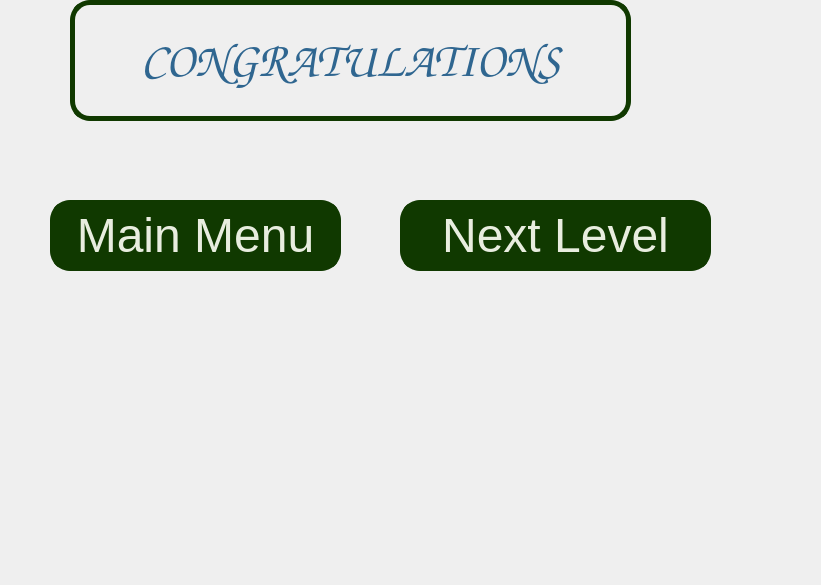
<?xml version="1.0" encoding="UTF-8"?>
<ui version="4.0">
 <class>WinScreen</class>
 <widget class="QWidget" name="WinScreen">
  <property name="geometry">
   <rect>
    <x>0</x>
    <y>0</y>
    <width>821</width>
    <height>585</height>
   </rect>
  </property>
  <property name="baseSize">
   <size>
    <width>0</width>
    <height>0</height>
   </size>
  </property>
  <property name="windowTitle">
   <string>Form</string>
  </property>
  <widget class="QLabel" name="Title">
   <property name="geometry">
    <rect>
     <x>70</x>
     <y>0</y>
     <width>561</width>
     <height>121</height>
    </rect>
   </property>
   <property name="font">
    <font>
     <family>Comic Sans MS</family>
     <pointsize>-1</pointsize>
     <italic>false</italic>
     <bold>false</bold>
    </font>
   </property>
   <property name="styleSheet">
    <string notr="true">    border-style: solid;
    color:  rgb(47, 102, 144);
    border-width: 5px;
    border-radius: 20px;
    border-color: rgb(16, 57, 0);
    font: 48px;
    padding: 6px;
</string>
   </property>
   <property name="text">
    <string>&lt;html&gt;&lt;head/&gt;&lt;body&gt;&lt;p&gt;CONGRATULATIONS&lt;/p&gt;&lt;/body&gt;&lt;/html&gt;</string>
   </property>
   <property name="alignment">
    <set>Qt::AlignCenter</set>
   </property>
  </widget>
  <widget class="QPushButton" name="MainMenu">
   <property name="geometry">
    <rect>
     <x>50</x>
     <y>200</y>
     <width>291</width>
     <height>71</height>
    </rect>
   </property>
   <property name="styleSheet">
    <string notr="true"> background-color: rgb(16, 57, 0);
    border-style: solid;
    color:  rgb(232, 237, 223);
    border-width: 5px;
    border-radius: 20px;
    border-color: rgb(16, 57, 0);
    font: 48px;
    padding: 6px;
</string>
   </property>
   <property name="text">
    <string>Main Menu</string>
   </property>
  </widget>
  <widget class="QPushButton" name="nextLevel">
   <property name="geometry">
    <rect>
     <x>400</x>
     <y>200</y>
     <width>311</width>
     <height>71</height>
    </rect>
   </property>
   <property name="styleSheet">
    <string notr="true"> background-color: rgb(16, 57, 0);
    border-style: solid;
    color:  rgb(232, 237, 223);
    border-width: 5px;
    border-radius: 20px;
    border-color: rgb(16, 57, 0);
    font: 48px;
    padding: 6px;
</string>
   </property>
   <property name="text">
    <string>Next Level</string>
   </property>
  </widget>
 </widget>
 <resources/>
 <connections/>
</ui>
